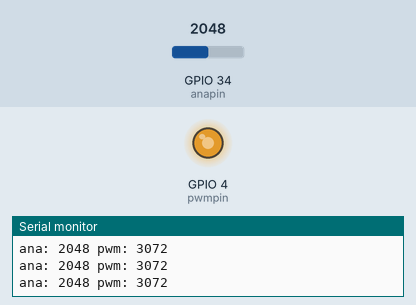
Simulated run of this sketch. Board: ESP32. Parts: output pins drawn as LEDs (lit = HIGH), the last lines printed to the serial monitor. The inputs (shaded band) are chosen by the test bench; at power-on: GPIO 34 (anapin) = 2048.

Above: at 1.2 s.
1.3 s: GPIO 34 (anapin) set to 2866
At 1.6 s:
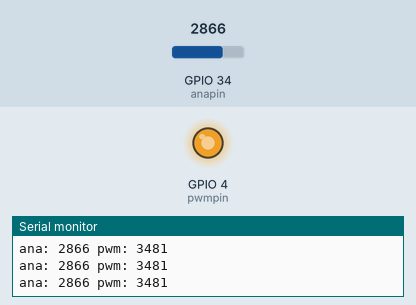
2.8 s: GPIO 34 (anapin) set to 0
At 3.8 s:
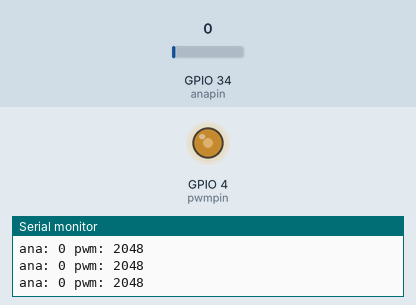
4.3 s: GPIO 34 (anapin) set to 2047
At 4.7 s:
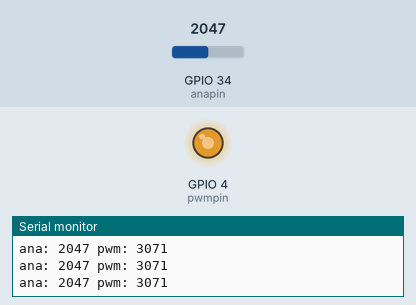
Timing chart, 0 to 7.3 s (numbered marks = the images above; inputs shaded):
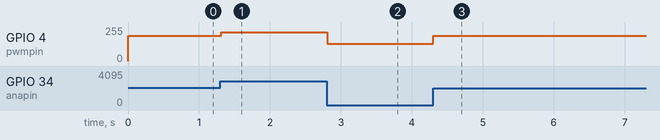

Measured:
- after the input at 1.3 s, GPIO 4 (pwmpin): 191/255 → 217/255 at once
- after the input at 2.8 s, GPIO 4 (pwmpin): 217/255 → 128/255 at once
- after the input at 4.3 s, GPIO 4 (pwmpin): 128/255 → 191/255 at once

The sketch:

ana_pwm.ino
```cpp
const int pwmpin = T0;
const int anapin = 34;


unsigned long max_freq = 10 * 1000;
unsigned long min_freq =  5 * 1000;

int pwm_ch = 0;
int resolution = 12;

int ana_val;

int mapping_ana(int ana) {
  float res = 4096.0;
  float min_pwm = res / max_freq * min_freq;

  return min_pwm + (res - min_pwm) * (ana / res);
}

void setup() {
  // put your setup code here, to run once:
  Serial.begin(115200);

  ledcSetup(pwm_ch, max_freq, resolution);

  ledcAttachPin(pwmpin, pwm_ch);
}

void loop() {
  // put your main code here, to run repeatedly:
  ana_val = analogRead(anapin);
  Serial.print("ana: ");
  Serial.print(ana_val);

  int led_val = mapping_ana(ana_val);
  Serial.print(" pwm: ");
  Serial.println(led_val);
  ledcWrite(pwm_ch, led_val);
  delay(15);
}
```
